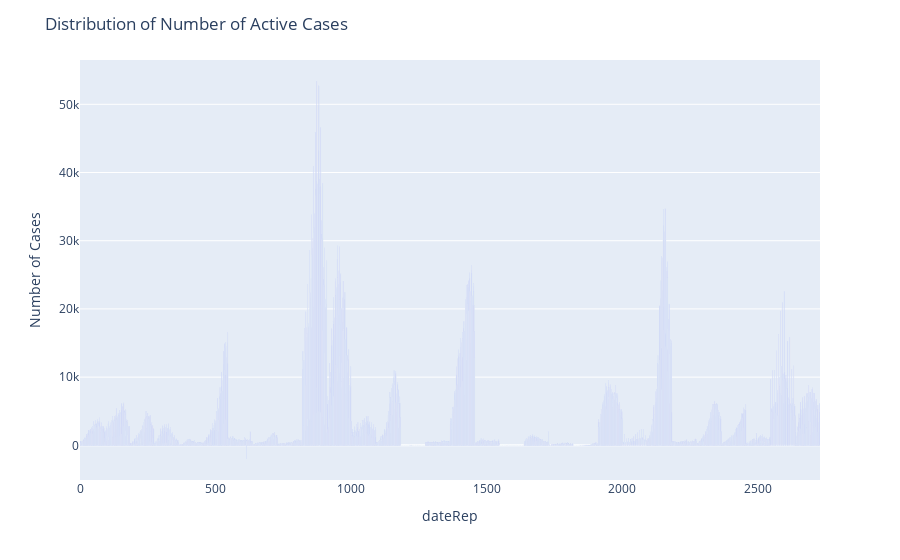

This figure's notebook cell:
### Code cell
#!pip install plotly
import plotly.express as px
fig=px.bar(x=df.index,y=df["cases"]-df["deaths"])
fig.update_layout(title="Distribution of Number of Active Cases",
                  xaxis_title="dateRep",yaxis_title="Number of Cases",)
fig.show()

### Figure 1 — Plotly figure (JSON) as saved in the notebook; plotly's stock layout.template omitted (floating-point values rounded to 4 significant figures; data arrays with more than 128 entries replaced by an {"elided": "..."} marker saying what was removed)
{"data": [{"alignmentgroup": "True", "hovertemplate": "x=%{x}<br>y=%{y}<extra></extra>", "legendgroup": "", "marker": {"color": "#636efa", "pattern": {"shape": ""}}, "name": "", "offsetgroup": "", "orientation": "v", "showlegend": false, "textposition": "auto", "type": "bar", "x": {"elided": "2730 int values"}, "xaxis": "x", "y": {"elided": "2730 int values"}, "yaxis": "y"}], "layout": {"barmode": "relative", "legend": {"tracegroupgap": 0}, "margin": {"t": 60}, "title": {"text": "Distribution of Number of Active Cases"}, "xaxis": {"anchor": "y", "domain": [0, 1], "title": {"text": "dateRep"}}, "yaxis": {"anchor": "x", "domain": [0, 1], "title": {"text": "Number of Cases"}}}}
